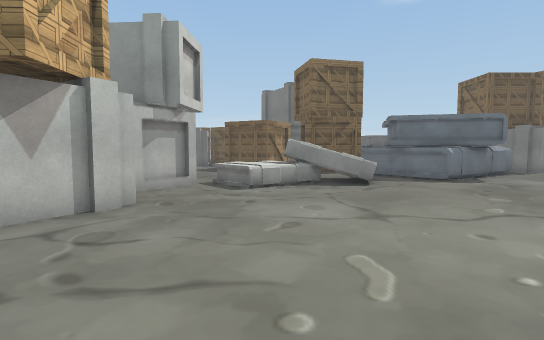
View 1 (above)

24 first-person views from a walk through a 3-D level made in the Unity game engine. The camera is 1.2 m above the floor, tilts 4° down and sees 80° across. The floor is counted in squares, 1 m on a side. Each view is taken from the middle of a square. On the plan, view 1 faces up. The plan holds only what a view shows up to about 14 squares ahead; the rest is blank. The place goes on beyond the plan. The player character is not drawn. Some surface patterns are stand-ins.

View 2
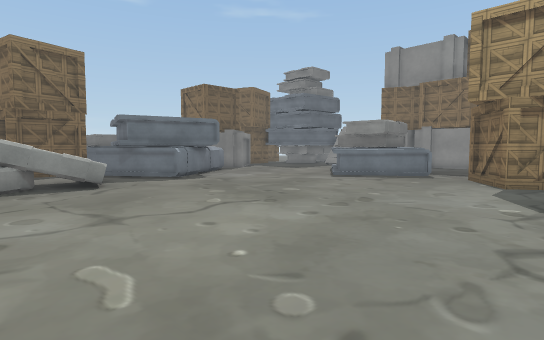

View 3
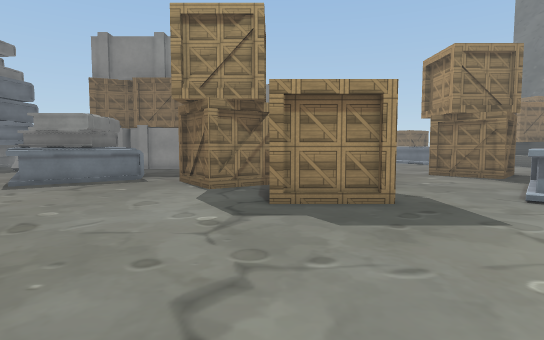

View 4
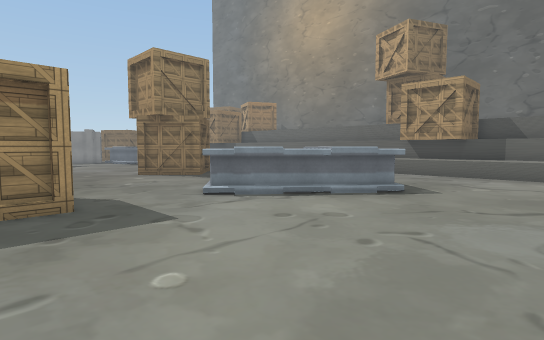

View 5
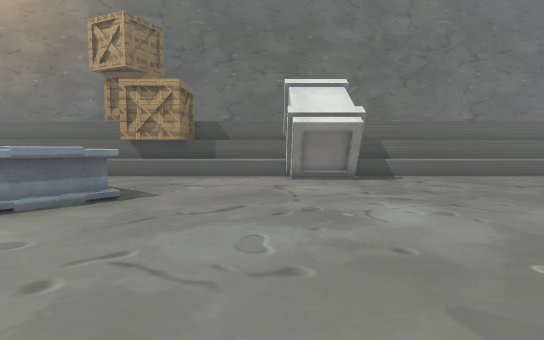

View 6
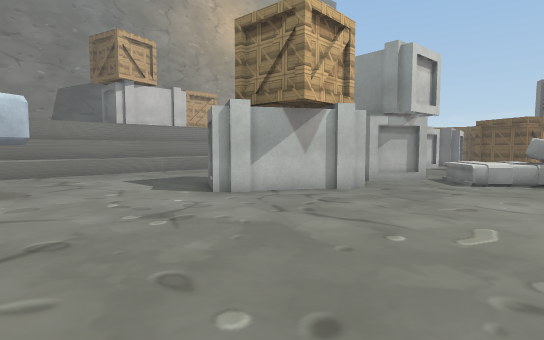

View 7
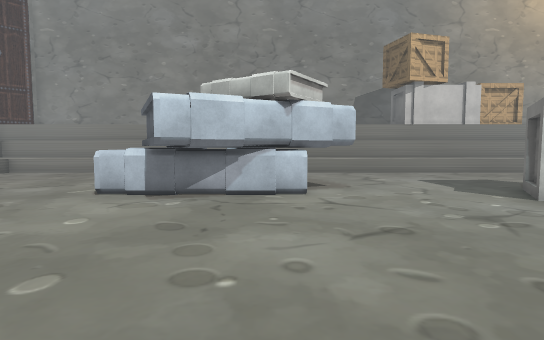

View 8
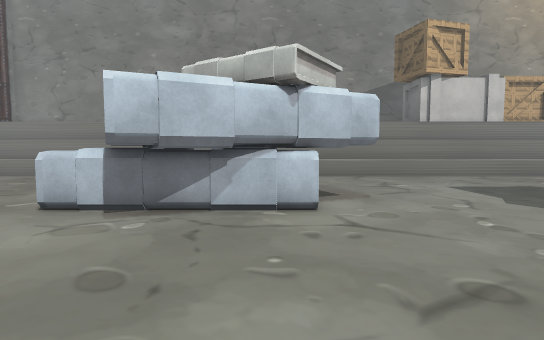

View 9
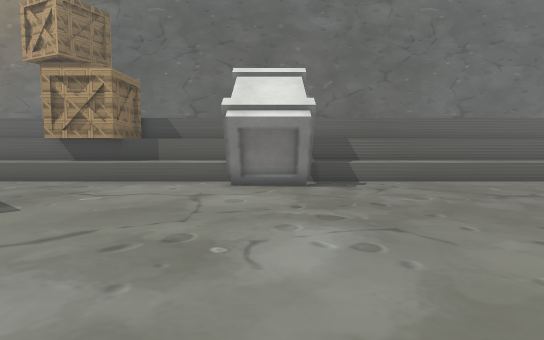

View 10
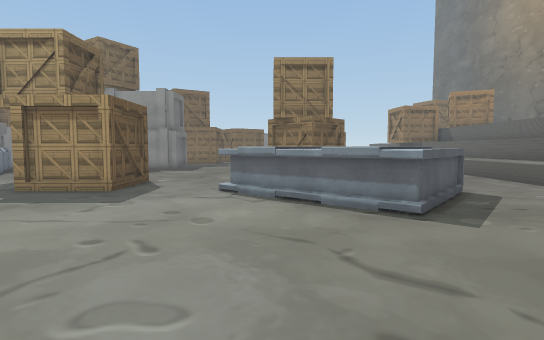

View 11
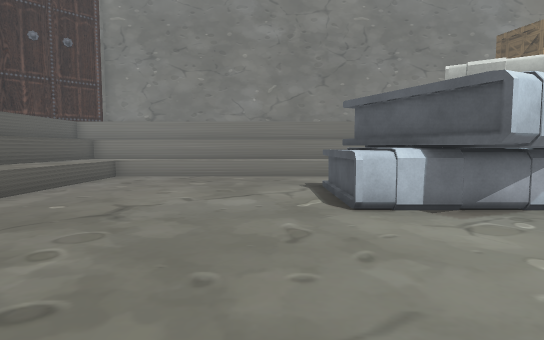

View 12
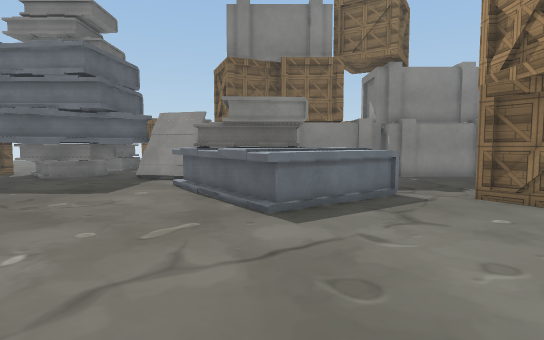

View 13
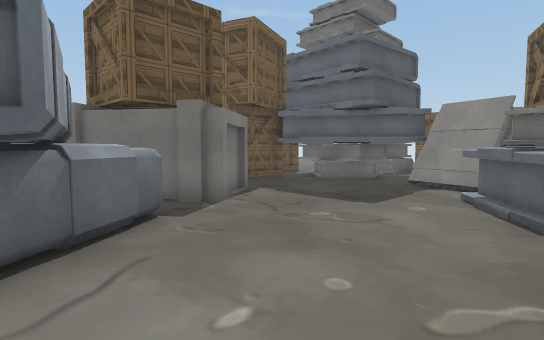

View 14
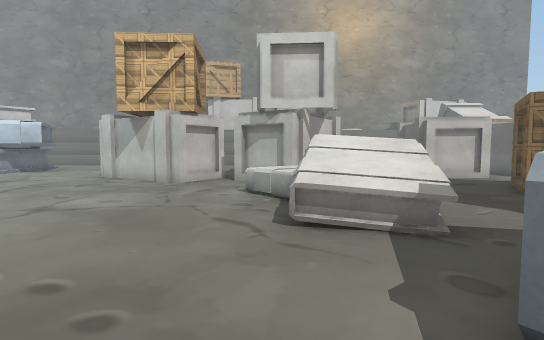

View 15
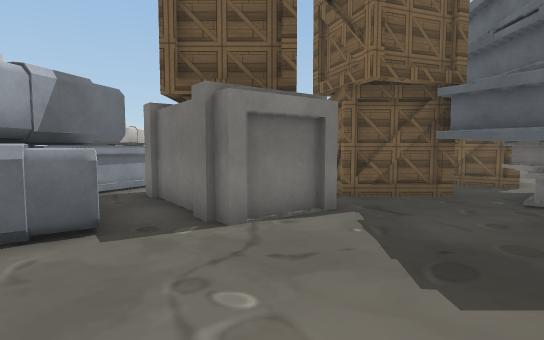

View 16
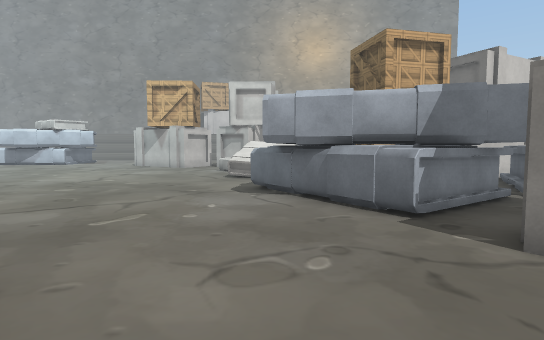

View 17
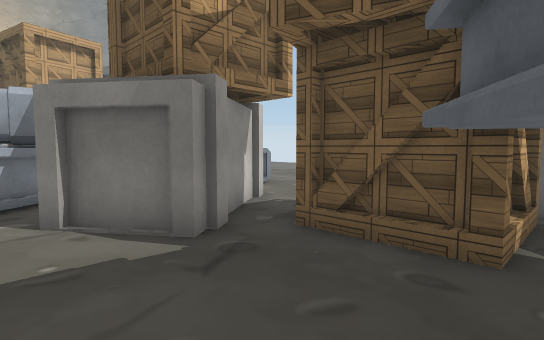

View 18
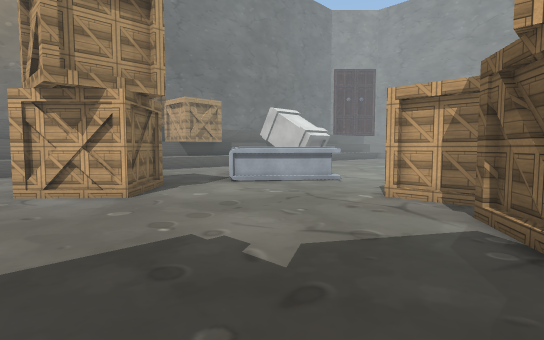

View 19
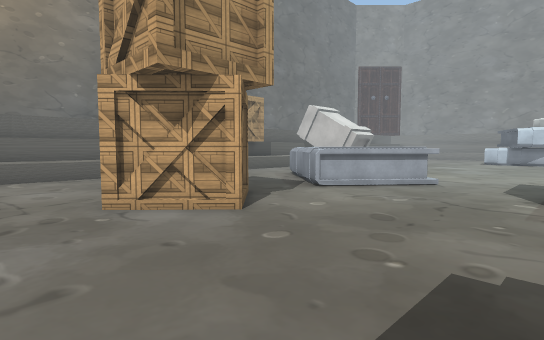

View 20
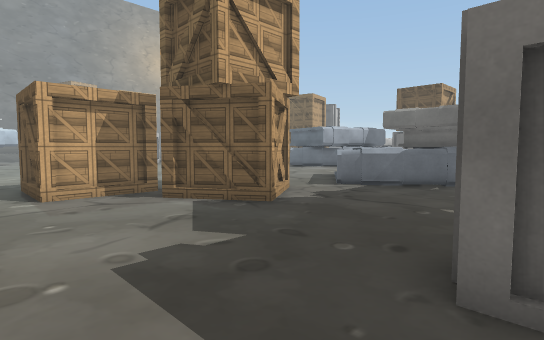

View 21
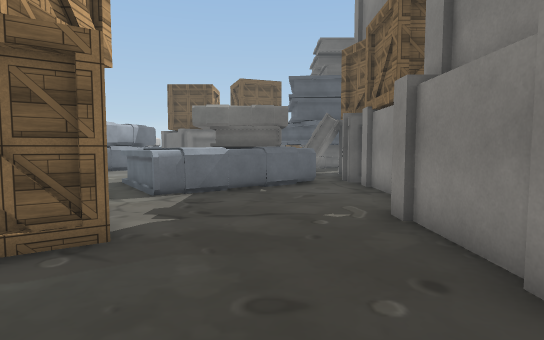

View 22
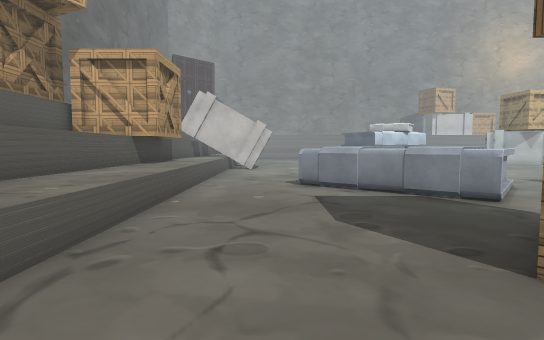

View 23
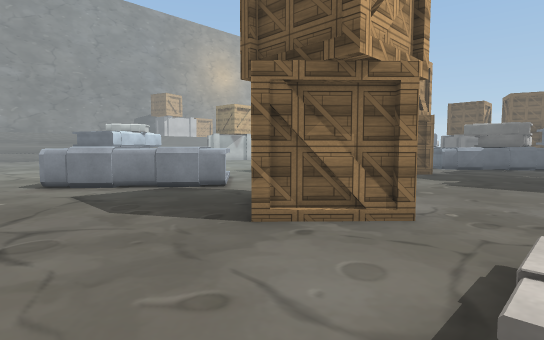

View 24
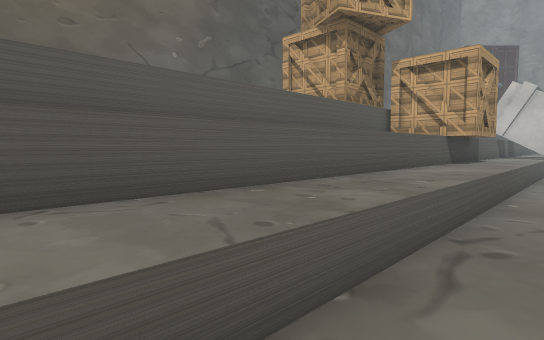

### Floor plan
Key: @ floor where view 1 was taken; # wall or solid block; . floor; ^ raised ledge; O other object.
Columns run from 14 left of view 1 to 20 right of it. Each row starts with its distance up from view 1.
 22                  O    O O.
 21                  OOO  O O..    O
 20                  OOOOOOO  O. O O.OO
 19          ..     O   OOOO  O..O O. O
 18          O..O   O     O.OO O.#O#OO
 17          O...OO O     OOOO  O..OOO
 16         OO .....OOO    O..OOO...OO
 15              ......O OOOO.O......O
 14                ...OO O OO........OO
 13         O  ..  OO..OOOOO.........OO
 12         OO ..OO OOO.OOO.........OOO
 11           OOOOOOOO............O.OOO
 10           OO.OO..............O   .O
  9           O................OOOO  .O
  8 ^        O................OO OO O.O
  7 ^...     OOO...............OOOOO..O
  6 ^.....    OO...............OOOO...O
  5 ^......   O.................O.....O
  4 ^......OOO........................O
  3 ^........O.................O......O
  2 ^........................OOOO....OO
  1 ^.........................O OO....O
  0 ^.............@........# #.O......O
 -1 ^.....OO......... .....O O.......OO
 -2        OO...... .......OOO.........
 -3       OOO...... ..................
 -4      OO O..........................
 -5      O OOO.........................
 -6       O O..............O...........
 -7 ^...OOOOO.............OOOO....O....
 -8 ^....................OOOOOO..OOO...
 -9 ^...................OOO  O..OO OO..
-10 ^...................OO OO.....O...O
-11 ^....................OOO..........O
-12 ^......................O..........O
-13 ^............O.O..................O
-14 ^............#OO...................
-15 ^............   ...................
-16 ^^^^^^^^^^^^^   ^^^^^^^^^^^^^^^^^^^
-17 ^^^^^^^^^^^^^   ^^^^^#O^^^^^^^^^^^^
-18     ^^^^^^^^^   ^^^^###^^     ^^^^^

Positions as (right, up) in squares from view 1, and headings:
1: (0, 0), facing up
2: (0, 0), facing up-right
3: (2, 0), facing right
4: (2, -1), facing down-right
5: (2, -2), facing down
6: (2, -2), facing up-left
7: (2, -3), facing left
8: (0, -3), facing left
9: (0, -4), facing down
10: (0, -7), facing right
11: (0, -9), facing left
12: (6, 8), facing right
13: (8, 9), facing up-right
14: (8, 10), facing left
15: (13, 10), facing up
16: (16, 12), facing left
17: (18, 14), facing up-left
18: (19, 1), facing down-left
19: (20, -2), facing down-left
20: (20, -4), facing up-left
21: (17, -3), facing up
22: (19, -13), facing left
23: (20, -14), facing up-left
24: (20, -14), facing down-left
